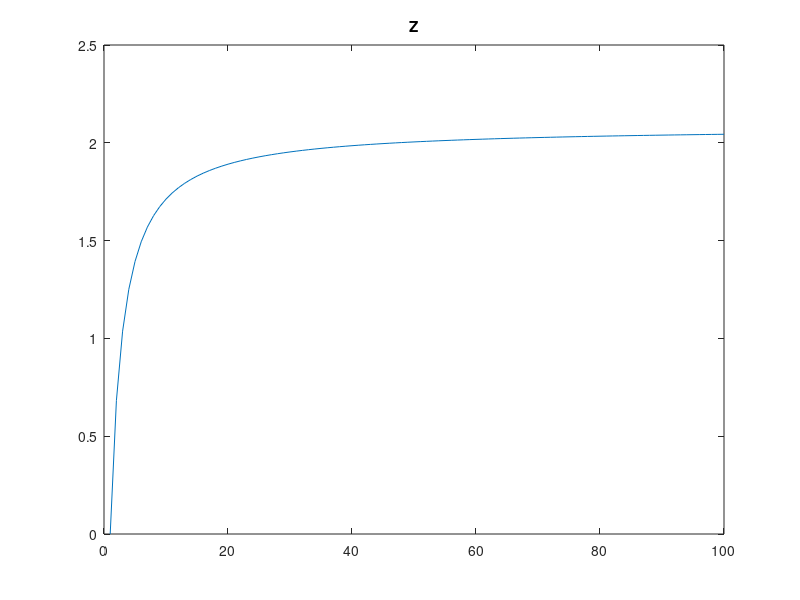
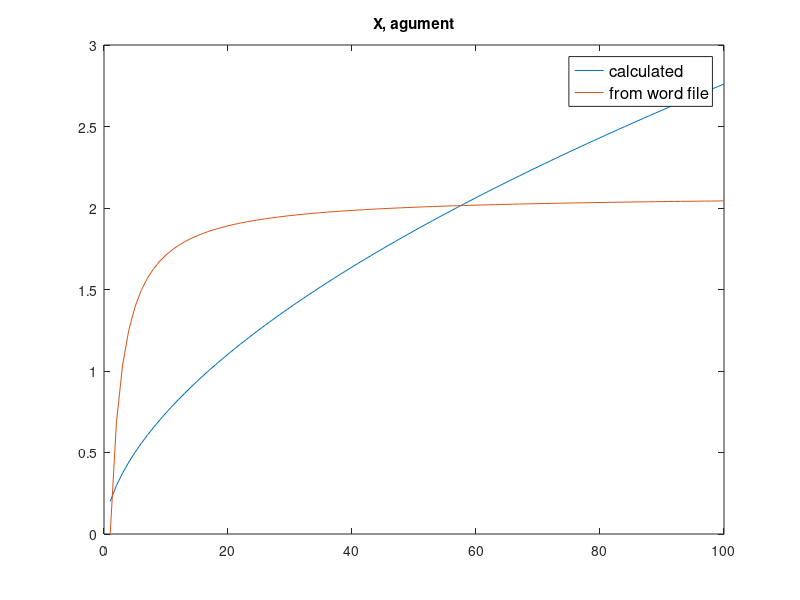
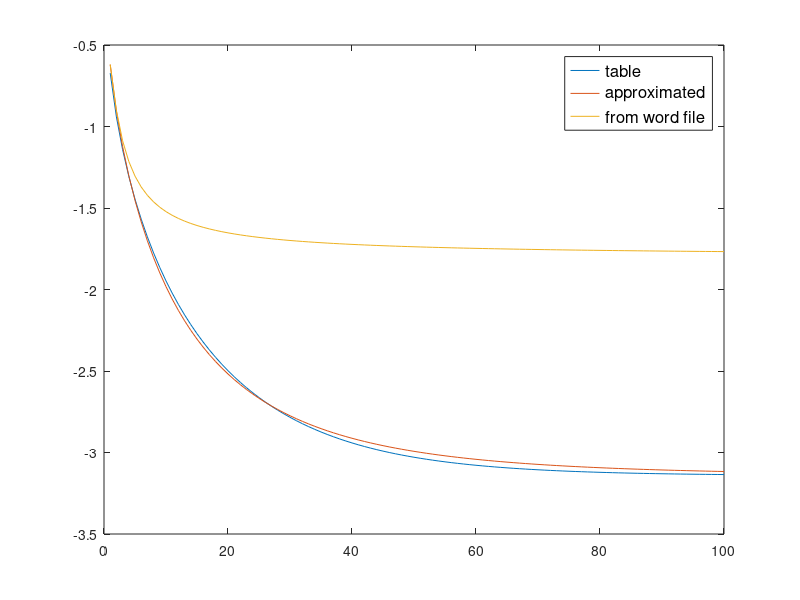

Reproduce these figures in MATLAB, in order.
table = [-0.672122471549586,-0.941400490632538,-1.14187336634512,-1.30579070990842,-1.44578834753862,-1.56842185730907,-1.67763226262576,-1.77601950396479,-1.86541316789329,-1.94716362526815,-2.02230488302446,-2.09165221700416,-2.15586396551608,-2.21548238366141,-2.27096164136573,-2.32268759704078,-2.37099212500609,-2.41616372842284,-2.45845555350483,-2.49809154479651,-2.53527124448953,-2.57017358540225,-2.60295992548649,-2.63377650270778,-2.66275644140493,-2.69002140762243,-2.71568298686126,-2.73984384023283,-2.76259868215429,-2.78403511315296,-2.80423433413849,-2.82327176301389,-2.84121757027864,-2.85813714700743,-2.87409151603180,-2.88913769513892,-2.90332901950430,-2.91671542930064,-2.92934372740094,-2.94125781126668,-2.95249888244029,-2.96310563651300,-2.97311443598972,-2.98255946810291,-2.99147288932088,-2.99988495804283,-3.00782415676043,-3.01531730478962,-3.02238966252706,-3.02906502806107,-3.03536582686093,-3.04131319517873,-3.04692705772192,-3.05222620008908,-3.05722833640641,-3.06195017255345,-3.06640746532608,-3.07061507784857,-3.07458703151508,-3.07833655471465,-3.08187612856895,-3.08521752989203,-3.08837187156240,-3.09134964048173,-3.09416073327990,-3.09681448991315,-3.09931972529076,-3.10168475905518,-3.10391744363116,-3.10602519065114,-3.10801499585642,-3.10989346256665,-3.11166682380394,-3.11334096315200,-3.11492143442536,-3.11641348021903,-3.11782204940414,-3.11915181363123,-3.12040718289884,-3.12159232024146,-3.12271115558778,-3.12376739883675,-3.12476455219652,-3.12570592182815,-3.12659462883408,-3.12743361962831,-3.12822567572366,-3.12897342296915,-3.12967934026846,-3.13034576780916,-3.13097491483002,-3.13156886695259,-3.13212959310175,-3.13265895203814,-3.13315869852454,-3.13363048914666,-3.13407588780777,-3.13449637091559,-3.13489333227866,-3.13526808772849];
rp = (1:100);
a = 0.2; b = 0.57;
appr = -tanh(a*rp.^b)*pi;

for i =1:length(rp)
   z(i) = ((i - 1)/i) * (1 + 1/3*((i - 1)/i)^2) + 0.5*((i-1)/i)^2*(1 + 1/2*((i-1)/i)^2);
   
   x(i) = a*(1 + (b * z(i)) * (1 + 0.16666*(b*z(i))^2) + 0.5*(b * z(i))^2*(1 + 0.08333*(b * z(i))^2));
   
   sin = x(i) * ((1 + 0.1666*x(i)^2) + 0.008*x(i)^4*(1 + 0.0241*x(i)^2));
   cos = (1 + 0.5* x(i)^2) + 0.0417*x(i)^4*(1 + 0.0335*x(i)^2)
   sincos(i) = -pi * (sin/cos);
end


figure
plot(z)
title('Z');


figure;
plot((1:100),[a*rp.^b;z]);
title('X, agument')
legend({'calculated','from word file'},'FontSize',12)

figure
plot((1:100),[table; appr;sincos]);
legend({'table','approximated', 'from word file'},'FontSize',12)